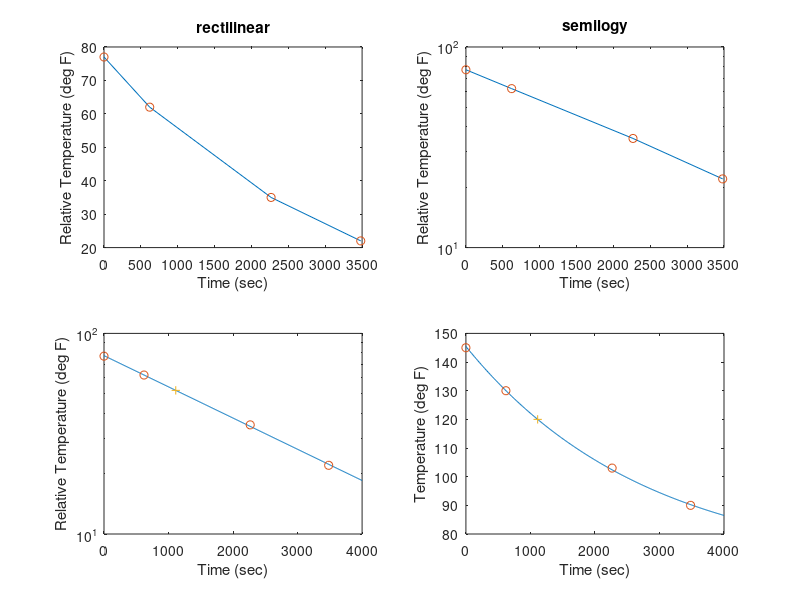

Reproduce this figure in MATLAB.
% The temperature of coffee cooling in a porcelain mug at room temperature (68F) was
% measured at various times. The data follow.
% Time t(sec)    Temperature T(F)
% 0               145
% 620             130
% 2266            103
% 3482            90
% 
% Develop a model of the coffee’s temperature as a function of time, and use the model to
% estimate how long it took the temperature to reach 120F.
time = [0,620,2266,3482];
temp = [145,130,103,90];

temp = temp - 68;
%rectilinear plot
subplot(2,2,1)
plot(time,temp,time,temp,'o'), xlabel('Time (sec)'), ...
    ylabel('Relative Temperature (deg F)'), title('rectilinear')

%semilog scale
subplot(2,2,2)
semilogy(time,temp,time,temp,'o'), xlabel('Time (sec)'), ...
    ylabel('Relative Temperature (deg F)'), title('semilogy')

% fitting a straight line to the transformed data for T = 68 +b(10)^mt
p = polyfit(time,log10(temp),1);
m = p(1)
b = 10^p(2)

% computing the time to reach 120 degrees
t_120 = (log10(120-68) - log10(b))/m;

% plotting new curve
t = 0:10:4000;
T = 68+b*10.^(m*t);
subplot(2,2,3)
semilogy(t,T-68,time,temp,'o',t_120,120-68,'+'), xlabel('Time (sec)'), ...
    ylabel('Relative Temperature (deg F)')

subplot(2,2,4)
plot(t,T,time,temp+68,'o',t_120,120,'+'), xlabel('Time (sec)'), ...
    ylabel('Temperature (deg F)')

fprintf('The time to reach 120 degrees is %.2f sec',t_120)